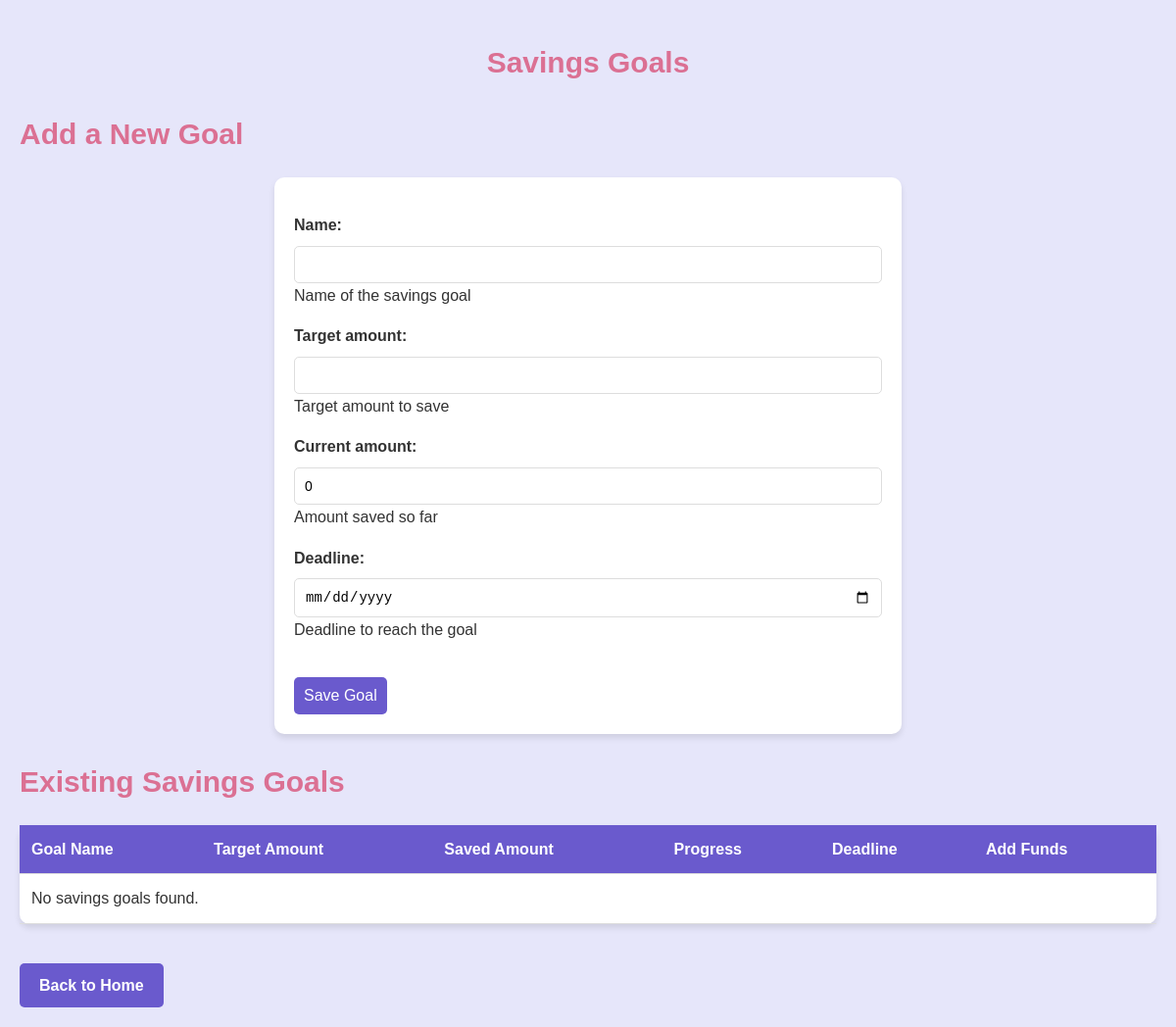
Before: /savings/ (signed in) with the older database file.
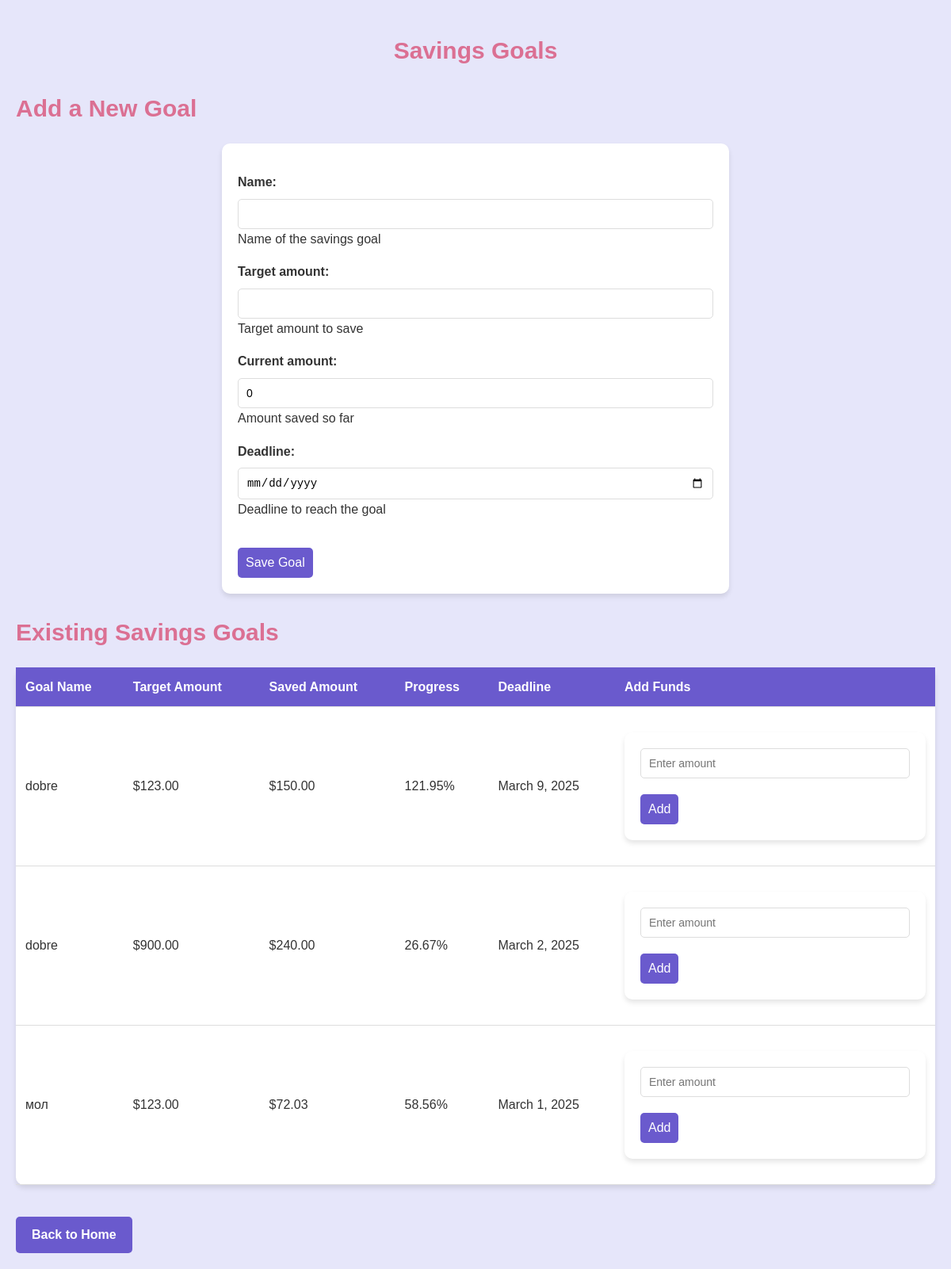
After: the same page with the newer database file.
### tracker/models.py (models this page shows, shortened)
class SavingGoal(models.Model):
    user = models.ForeignKey(User, on_delete=models.CASCADE)
    name = models.CharField(max_length=255, help_text="Name of the savings goal")
    target_amount = models.DecimalField(max_digits=10, decimal_places=2, help_text="Target amount to save")
    current_amount = models.DecimalField(max_digits=10, decimal_places=2, default=0, help_text="Amount saved so far")
    deadline = models.DateField(help_text="Deadline to reach the goal")
    created_at = models.DateTimeField(auto_now_add=True)
    def progress_percentage(self):
        if self.target_amount > 0:
            return round((self.current_amount / self.target_amount) * 100, 2)
        return 0

### tracker/views.py (the view)
# urls.py: path('savings/', views.savings, name='savings'),
@login_required(login_url='/login')
def savings(request):
    goals = SavingGoal.objects.filter(user=request.user).order_by('-created_at')
    if request.method == 'POST':
        form = SavingGoalForm(request.POST)
        if form.is_valid():
            goal = form.save(commit=False)
            goal.user = request.user
            goal.save()
            return redirect('savings')
    else:
        form = SavingGoalForm()
    return render(request, 'savings/savings.html', {'form': form, 'goals': goals})

### tracker/forms.py
class SavingGoalForm(forms.ModelForm):
    class Meta:
        model = SavingGoal
        fields = ['name', 'target_amount', 'current_amount', 'deadline']
        widgets = {
            'deadline': forms.DateInput(attrs={'type': 'date'}),
        }

### tracker/templates/savings/savings.html (shortened to what this page needs)
{% extends 'base.html' %}
{% block content %}
<h1>Savings Goals</h1>
<h2>Add a New Goal</h2>
<form method="post">
    {{ form.as_p }}
    <button class="btn" type="submit">Save Goal</button>
</form>
<h2>Existing Savings Goals</h2>
<table>
    <thead>
        <tr>
            <th>Goal Name</th>
            <th>Target Amount</th>
            <th>Saved Amount</th>
            <th>Progress</th>
            <th>Deadline</th>
            <th>Add Funds</th>
        </tr>
    </thead>
    <tbody id="savings-list">
        {% for goal in goals %}
        <tr>
            <td>{{ goal.name }}</td>
            <td>${{ goal.target_amount }}</td>
            <td id="saved-amount-{{ goal.id }}">${{ goal.current_amount }}</td>
            <td id="progress-{{ goal.id }}">{{ goal.progress_percentage }}%</td>
            <td>{{ goal.deadline }}</td>
            <td>
                <form class="add-funds-form" method="post" action="{% url 'add_to_savings' goal.id %}" data-goal-id="{{ goal.id }}">
                    <input type="number" name="amount" step="0.01" placeholder="Enter amount" required>
                    <button class="btn" type="submit">Add</button>
                </form>
            </td>
        </tr>
        {% empty %}
        <tr><td colspan="6">No savings goals found.</td></tr>
        {% endfor %}
    </tbody>
</table>
<a href="{% url 'index' %}" class="home-link">Back to Home</a>
{% endblock %}

Changed rows visible on the page:
added SavingGoal: name "dobre", target_amount "123.00", current_amount "150.00", progress_percentage "121.95", deadline "March 9, 2025"
added SavingGoal: name "dobre", target_amount "900.00", current_amount "240.00", progress_percentage "26.67", deadline "March 2, 2025"
added SavingGoal: name "мол", target_amount "123.00", current_amount "72.03", progress_percentage "58.56", deadline "March 1, 2025"
Other visible differences:
text no longer shown: "No savings goals found."
